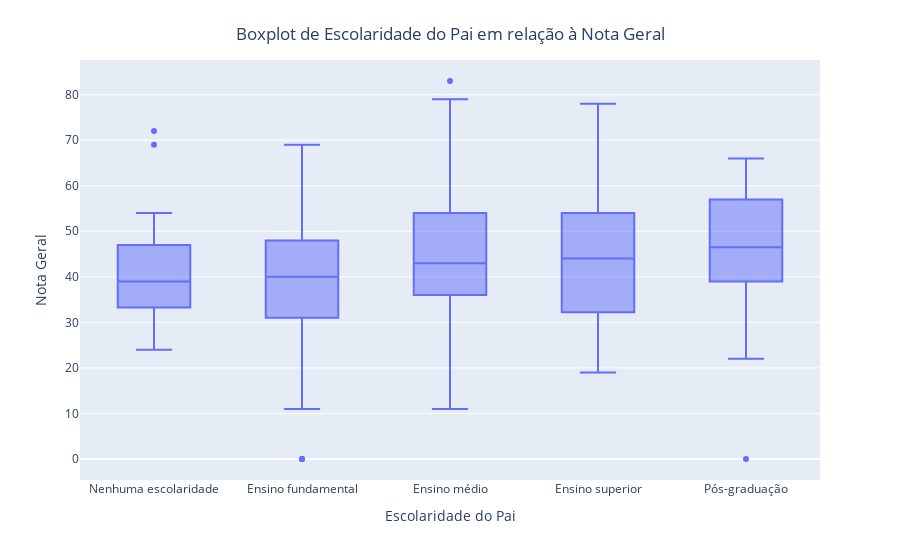

Notebook source saved alongside this figure:
### Code cell
categorias = {
    'A': 'Nenhuma escolaridade',
    'B': 'Ensino fundamental',
    'C': 'Ensino fundamental',
    'D': 'Ensino médio',
    'E': 'Ensino superior',
    'F': 'Pós-graduação'
}

ordem_categorias = {'Nenhuma escolaridade': 1, 'Ensino fundamental': 2, 
                    'Ensino médio': 3, 'Ensino superior': 4, 'Pós-graduação': 5}

dados_explorados['Nota_geral'] = pd.to_numeric(dados_explorados['Nota_geral'], errors='coerce')
dados_explorados = dados_explorados.dropna(subset=['Nota_geral'])

dados_explorados['Categoria'] = dados_explorados['Escolaridade_pai'].map(categorias)

medianas = dados_explorados.groupby('Categoria')['Nota_geral'].median().reset_index()

medianas['ordem_categoria'] = medianas['Categoria'].map(ordem_categorias)
medianas = medianas.sort_values(by='ordem_categoria')

fig = px.box(dados_explorados, x='Categoria', y='Nota_geral', 
             labels={'Categoria': 'Escolaridade do Pai', 'Nota_geral': 'Nota Geral'},
             category_orders={"Categoria": medianas['Categoria']})
fig.update_layout(title='Boxplot de Escolaridade do Pai em relação à Nota Geral', title_x=0.5, title_y=0.95)
fig.show()

### Figure 1 — Plotly figure (JSON) as saved in the notebook; plotly's stock layout.template omitted (floating-point values rounded to 4 significant figures; data arrays with more than 128 entries replaced by an {"elided": "..."} marker saying what was removed)
{"data": [{"alignmentgroup": "True", "hovertemplate": "Escolaridade do Pai=%{x}<br>Nota Geral=%{y}<extra></extra>", "legendgroup": "", "marker": {"color": "#636efa"}, "name": "", "notched": false, "offsetgroup": "", "orientation": "v", "showlegend": false, "type": "box", "x": {"elided": "439 str values"}, "x0": " ", "xaxis": "x", "y": {"elided": "439 int values"}, "y0": " ", "yaxis": "y"}], "layout": {"boxmode": "group", "legend": {"tracegroupgap": 0}, "margin": {"t": 60}, "title": {"text": "Boxplot de Escolaridade do Pai em relação à Nota Geral", "x": 0.5, "y": 0.95}, "xaxis": {"anchor": "y", "categoryarray": ["Nenhuma escolaridade", "Ensino fundamental", "Ensino médio", "Ensino superior", "Pós-graduação"], "categoryorder": "array", "domain": [0, 1], "title": {"text": "Escolaridade do Pai"}}, "yaxis": {"anchor": "x", "domain": [0, 1], "title": {"text": "Nota Geral"}}}}
